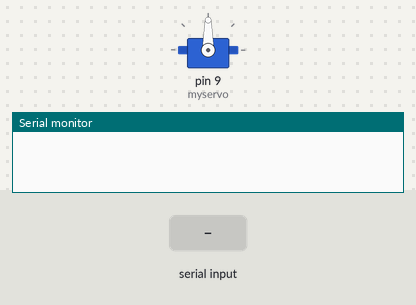
Bench run of a sketch on a simulated Arduino Uno, built with avr-gcc and run on an emulated ATmega328P. Shown: servo, the last lines printed to the serial monitor. The inputs (shaded band) are chosen by the test bench.

Above: at 1.4 s.
1.5 s: "90,45\n" received over Serial
At 2.3 s:
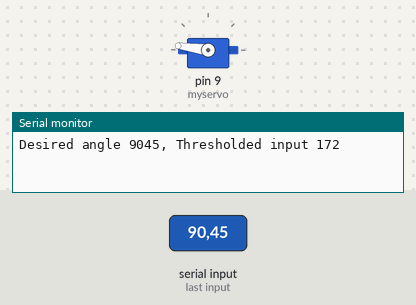
3.0 s: byte 10 (10) received over Serial
At 3.3 s:
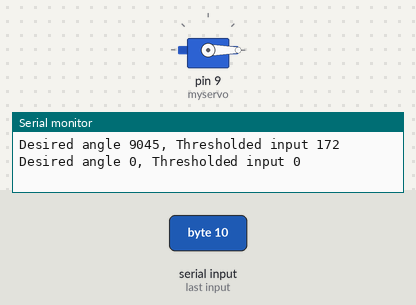
4.5 s: "30,150\n" received over Serial
At 5.7 s:
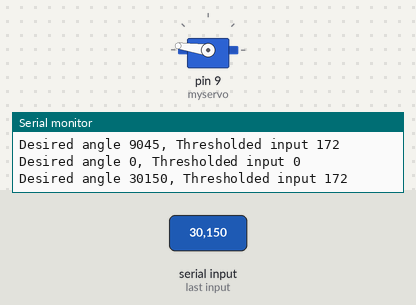
6.0 s: "90\n" received over Serial
At 6.8 s:
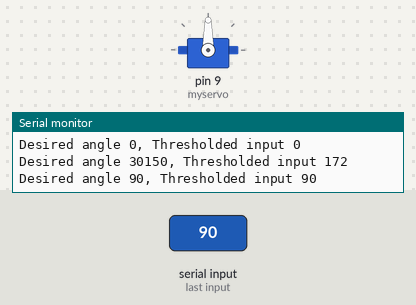
Timing chart, 0 to 8.5 s (numbered marks = the images above; inputs shaded):
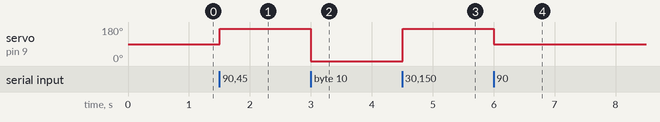

Measured:
- after the input at 1.5 s, servo on pin 9 (myservo): 90° → 172° at once
- after the input at 3.0 s, servo on pin 9 (myservo): 172° → 0° at once
- after the input at 4.5 s, servo on pin 9 (myservo): 0° → 172° at once
- after the input at 6.0 s, servo on pin 9 (myservo): 172° → 90° at once

The sketch:

test_servo.ino
```cpp
/*
sketch_8_4 from 'Arduino Cookbook'

WSmith 01/23/20, run servo from serial port, set empirical limits

Running the Tower Pro SG-5010 servo
*/

#include <Servo.h>

Servo myservo;

int MINANG = 0;
int MAXANG = 172; // by experiment: anything higher causes chatter
int INIT   = 90;  // 90 degrees
int angle;
int val = 0;
char txt[100];

void setup()
{
 Serial.begin(9600);
 myservo.attach(9);
 delay(100);
 myservo.write(INIT);
 delay(100);

 /*
 - spec sheet shows 600 us to 2400 us pulse widths
 - default values (which are?) gives range about 95-98% of desired range
 - you don't get the full 180 deg range, max looks like up to 170 deg or so
 - 600, 2400 gives range that looks like default range
 - 1000, 2000 gives 50% of desired range
 */
}

void loop()
{
  if ( Serial.available() )
  {
    char ch = Serial.read();

    if ( ch >= '0' && ch <= '9' ) // is ch a number?
      val = val * 10 + ch - '0';

    else if (ch == 10) // end of line
    {
      angle = val;
      if (angle > MAXANG) {angle = MAXANG;}
      if (angle < MINANG) {angle = MINANG;}
      myservo.write( angle );
      sprintf(txt, "Desired angle %i, Thresholded input %i", val, angle);
      Serial.println( txt );
      val = 0;
    }
  }
}
```
